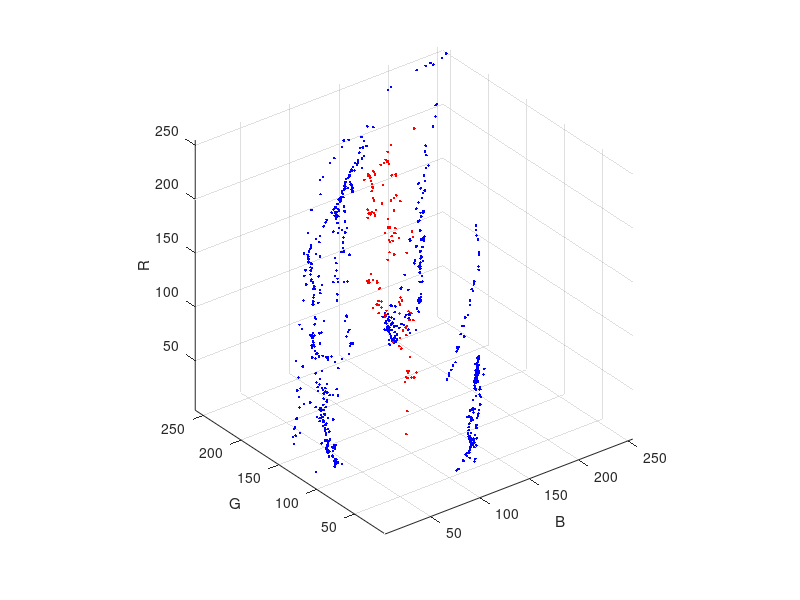

Source code (MATLAB): (Note: this script raises an error after producing the figure.)
clear;
clc;
%% data all
X = load("./cola_store/X.txt");
y = load("./cola_store/y.txt");
color_vec = 'br';
for label = 0:1
    plot3(X(y == label, 1), X(y == label, 2), X(y == label, 3), sprintf(".%c", color_vec(label + 1)));
    hold on
end
grid on
axis equal
xlabel("B");
ylabel("G");
zlabel("R");

%% load data
color_name_vec = ["Yellow", "Orange", "Green", "White", "Red", "Blue"];
color_rgb_cell = cell(6, 1);
color_hsv_cell = cell(6, 1);
for i = 1:6
    % rgb
    filename = sprintf("./cola_store/color_mat_%s.txt", color_name_vec(i));
    tmp = load(filename);
    color_rgb_cell{i} = tmp;
    % hsv
    filename = sprintf("./cola_store/color_mat_%s_hsv.txt", color_name_vec(i));
    tmp = load(filename);
    color_hsv_cell{i} = tmp;
end


%% bgr, all data
figure(1);
subplot(1, 2, 1)
draw_all_faces(color_rgb_cell, color_rgb_cell, [1, 1, 1]);
xlabel("B")
ylabel("G")
zlabel("R")
grid on
title("BGR Space")
axis equal


%% hsv, all data
subplot(1, 2, 2)
draw_all_faces(color_hsv_cell, color_rgb_cell, [1, 1, 1]);
xlabel("H")
ylabel("S")
zlabel("V")
title("HSV Space")
grid on
axis equal 

%% hsv, white and yellow
scale = [1, 1, 1];
draw_point_with_color2(color_hsv_cell{1}, 'y', scale);
hold on
draw_point_with_color2(color_hsv_cell{4}, 'r', scale);
xlabel("H")
ylabel("S")
zlabel("V")
axis equal

%% find cube
border_cell = cell(6, 1);
for color_label = 1:6  % "Yellow", "Orange", "Green", "White", "Red", "Blue"
%     color_label = 1;  
    border_mat = zeros(3, 2);  % hsv max min
    cube_mat = zeros(8, 3);
    for i = 1:3
        data = color_hsv_cell{color_label};
        [~, idx_min] = min(data(:, i));
        [~, idx_max] = max(data(:, i));
    %     disp(data(idx_min, :))
        border_mat(i, 1) = data(idx_min, i);
        border_mat(i, 2) = data(idx_max, i);
    end
%     point1 = [border_mat(1, 1), border_mat(2, 1), border_mat(3, 1)];
%     point2 = [border_mat(1, 2), border_mat(2, 2), border_mat(3, 2)]
%     plotcube(point1 - point2, point2, .8)
    border_cell{color_label} = border_mat;
end




%% To dataset, rgb
target_idx = [1, 3, 4, 6];
X = [];
y = [];
for i = 1:length(target_idx)
    X = [X; color_rgb_cell{i}];
    tmp_y = ones(length(color_rgb_cell{i}) , 1) * i;
    y = [y; tmp_y];
end

%% To dataset, hsv
target_idx = [1, 3, 4, 6];
X = [];
y = [];
for i = 1:length(target_idx)
    X = [X; color_hsv_cell{i}];
    tmp_y = ones(length(color_hsv_cell{i}) , 1) * i;
    y = [y; tmp_y];
end

%% dataset, red & orange | other. rgb or hsv
idx_ro = y == 2 | y == 5;
y(idx_ro, :) = 1;
y(~idx_ro) = 0;

%% 
plot3(X(idx_ro, 1), X(idx_ro, 2), X(idx_ro, 3), '.r');
hold on
plot3(X(~idx_ro, 1), X(~idx_ro, 2), X(~idx_ro, 3), '.g');
xlabel("B")
ylabel("G")
zlabel("R")
title("RGB Space")
legend("红色或橙色", '其他颜色')
grid off
box on

%% hsv, orange red
% scale = [0.01, 0.1, 0.2];
scale = [1, 1, 1];
draw_point_with_color2(color_hsv_cell{2}, 'g', scale);
hold on
draw_point_with_color2(color_hsv_cell{5}, 'r', scale);
xlabel("H")
ylabel("S")
zlabel("V")
axis equal

%% rgb, orange red
% scale = [0.01, 0.1, 0.2];
scale = [1, 1, 1];
draw_point_with_color2(color_rgb_cell{2}, '.', scale);
hold on
draw_point_with_color2(color_rgb_cell{5}, 'r', scale);
xlabel("B")
ylabel("G")
zlabel("R")
legend("橙色", '红色')
title("橙色和红色 (RGB空间)")
box on

%% my function
function [] = draw_all_faces(color_cell, color_rgb_cell, scale)
    for idx_face = 1:6
        color_mat = color_rgb_cell{idx_face} / 255.0;
        draw_point_with_color(color_cell{idx_face}, color_mat(:, [3, 2, 1]), scale);
        hold on
    end
end

function [] = draw_point_with_color(color_vec, color_rgb,scale)
    % color_vec: shape = (N, 3)
    N = length(color_vec);
    for i = 1:N
        x = color_vec(i, 1) * scale(1);
        y = color_vec(i, 2) * scale(2);
        z = color_vec(i, 3) * scale(3);
        plot3(x, y, z, '.', 'MarkerSize', 10, color=color_rgb(i, :));
        hold on
    end
end

function [] = draw_point_with_color2(color_vec, color, scale)
    % color_vec: shape = (N, 3)
    N = length(color_vec);
    for i = 1:N
%         x = cos(color_vec(i, 1) * 2 * pi) * scale(1);
        x = color_vec(i, 1) * scale(1);
        y = color_vec(i, 2) * scale(2);
        z = color_vec(i, 3) * scale(3);
        f = sprintf(".%s", color);
        plot3(x, y, z, f, 'MarkerSize', 10);
        hold on
    end
end
